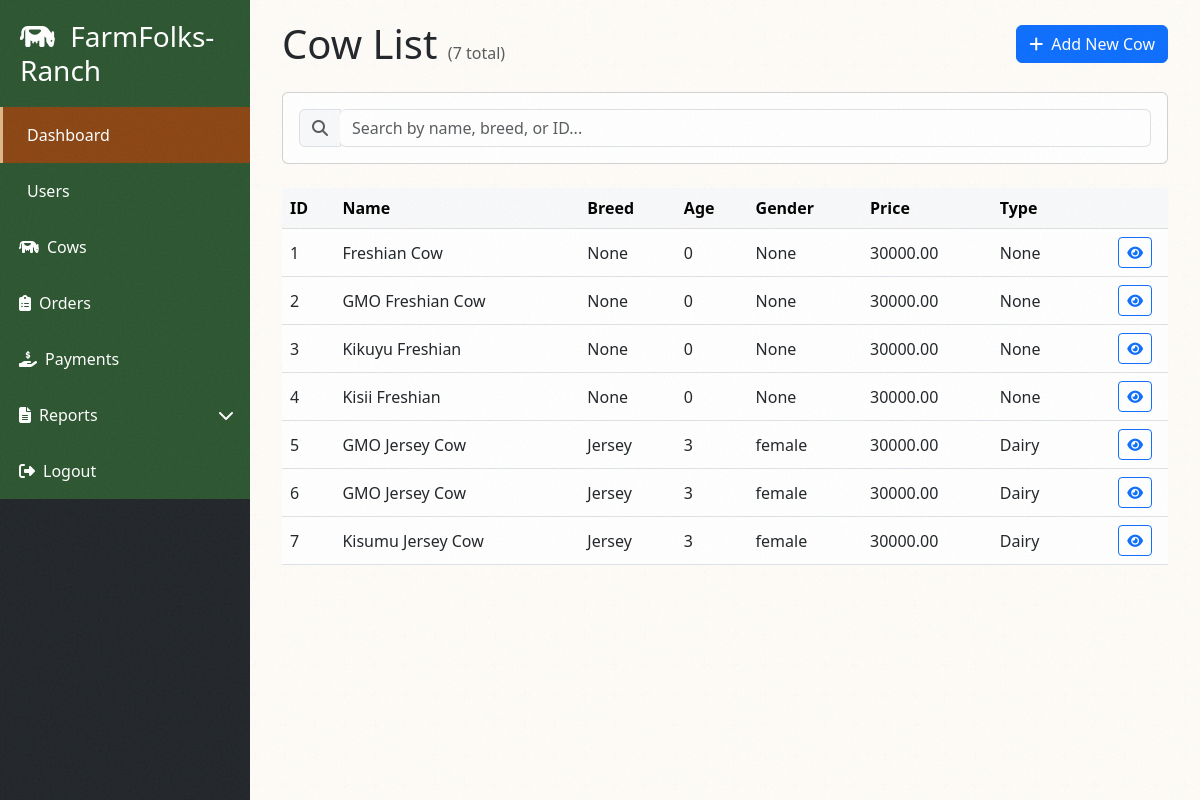
Screenshot of /shop/cows/ (signed in) with the database file from the repository.
### shop/models.py (models this page shows, shortened)
class Animal(AbstractBaseModel):
    category = models.ForeignKey(Category, on_delete=models.CASCADE)
    name = models.CharField(max_length=255)
    description = models.TextField()
    price = models.DecimalField(max_digits=10, decimal_places=2)
    image = models.ImageField(upload_to='animals/', null=True, blank=True)
    age = models.IntegerField(default=0)
    gender = models.CharField(max_length=255, null=True, blank=True)
    species = models.CharField(max_length=255, null=True, blank=True)
    quantity = models.IntegerField(default=0)
    is_available = models.BooleanField(default=True)
    medical_certificate = models.FileField(upload_to='medical_certificates/', null=True, blank=True)
    weight = models.DecimalField(max_digits=10, decimal_places=2, null=True, blank=True)
    animal_type = models.CharField(max_length=255, choices=ANIMAL_TYPE, null=True, blank=True)
    status = models.CharField(max_length=255, null=True, blank=True)
    owner = models.ForeignKey("users.User", on_delete=models.CASCADE, null=True, blank=True)

### shop/views.py (the view)
# urls.py: path('cows/', cow_list, name='cows'),
@login_required
def cow_list(request):
    user = request.user
    search_query = request.GET.get('search', '')
    categories = Category.objects.all()
    cows = Animal.objects.all()
    if search_query:
        cows = cows.filter(
            Q(name__icontains=search_query) |
            Q(species__icontains=search_query)
        )
    if not user.is_superuser:
        cows = Animal.objects.filter(owner=user)
    context = {
        'cows': cows,
        'categories': categories
    }
    return render(request, 'cows/cows.html', context)

### templates/cows/cows.html (shortened to what this page needs)
{% extends 'dashboard_base.html' %}
{% block content %}
    <div class="container">
        <div class="d-flex justify-content-between align-items-center mb-4">
            <h1 class="mb-0">Cow List <small class="text-muted fs-6">({{ cows|length }} total)</small></h1>
            <a data-bs-toggle="modal" data-bs-target="#addCowModal" class="btn btn-primary">
                <i class="fas fa-plus me-2"></i>Add New Cow
            </a>
        </div>
        <div class="card mb-4">
            <div class="card-body">
                <div class="input-group">
                    <span class="input-group-text bg-light">
                        <i class="fas fa-search text-muted"></i>
                    </span>
                    <form method="GET" class="flex-grow-1">
                        <input type="text"
                                name="search"
                                class="form-control border-start-0"
                                placeholder="Search by name, breed, or ID..."
                                id="searchInput"
                                value="{{ request.GET.search|default:'' }}"
                                autocomplete="off">
                    </form>
                </div>
            </div>
        </div>
        <div class="table-responsive">
            <table class="table table-hover">
                <thead class="table-light">
                    <tr>
                        <th>ID</th>
                        <th>Name</th>
                        <th>Breed</th>
                        <th>Age</th>
                        <th>Gender</th>
                        <th>Price</th>
                        <th>Type</th>
                        <th></th>
                    </tr>
                </thead>
                <tbody id="cowTable">
                    {% for cow in cows %}
                    <tr class="align-middle">
                        <td>{{ cow.id }}</td>
                        <td>{{ cow.name }}</td>
                        <td>{{ cow.species }}</td>
                        <td>{{ cow.age }}</td>
                        <td>{{ cow.gender }}</td>
                        <td>{{ cow.price }}</td>
                        <td>{{ cow.animal_type }}</td>
                        <td class="text-end">
                            <a href="{% url 'cow-detail' cow.id %}" class="btn btn-sm btn-outline-primary me-2" title="View">
                                <i class="fas fa-eye"></i>
                            </a>
                        </td>
                    </tr>
                    {% endfor %}
                </tbody>
            </table>
        </div>
    </div>
{% endblock content %}

### templates/dashboard_base.html (style rules this page uses)
:root { --ranch-green: #2C5530; --ranch-brown: #8B4513; --ranch-tan: #DEB887; --ranch-light: #F5DEB3; --ranch-dark: #1C3320; }
body { margin: 0; padding: 0; background-color: var(--ranch-light); font-family: 'Segoe UI', system-ui, -apple-system, sans-serif; }
body::before { content: ''; position: fixed; top: 0; left: 0; width: 100%; height: 100%; opacity: 0.05; pointer-events: none; z-index: 1; }

### rows the page displays
Animal: id "1", name "Freshian Cow", species "None", age "0", gender "None", price "30000.00", animal_type "None"
Animal: id "2", name "GMO Freshian Cow", species "None", age "0", gender "None", price "30000.00", animal_type "None"
Animal: id "3", name "Kikuyu Freshian", species "None", age "0", gender "None", price "30000.00", animal_type "None"
Animal: id "4", name "Kisii Freshian", species "None", age "0", gender "None", price "30000.00", animal_type "None"
Animal: id "5", name "GMO Jersey Cow", species "Jersey", age "3", gender "female", price "30000.00", animal_type "Dairy"
Animal: id "6", name "GMO Jersey Cow", species "Jersey", age "3", gender "female", price "30000.00", animal_type "Dairy"
Animal: id "7", name "Kisumu Jersey Cow", species "Jersey", age "3", gender "female", price "30000.00", animal_type "Dairy"

### other values shown
{{ cows|length }} "7"
